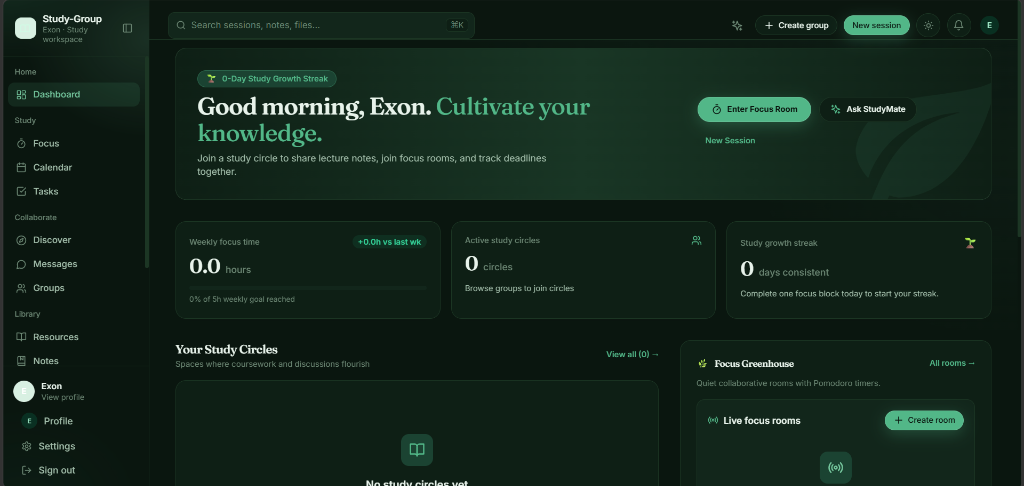
#> input picture promo_build/processed_screens/dashboard.png, 1024 x 486 px, found by its file name
$ python build_mockups.py
#> lines starting #> are read from the running program, lines starting #| are printed output that depends on the picture
import os
from PIL import Image, ImageDraw, ImageFilter, ImageFont

out_dir = 'promo_build/mockups'
os.makedirs(out_dir, exist_ok=True)

screens = {
    'dashboard': 'promo_build/processed_screens/dashboard.png',
    'focus': 'promo_build/processed_screens/focus.png',
    'calendar': 'promo_build/processed_screens/calendar.png',
    'tasks': 'promo_build/processed_screens/tasks.png',
    'analytics': 'promo_build/processed_screens/analytics.png'
}

def create_studio_display(img_path, width=1420):
#> called with width = 1380
    src = Image.open(img_path).convert('RGBA')
#> src is the input picture: PIL image 1024x486 RGBA; mean R, G, B, A 19.3, 38.1, 27.3, 255
    orig_w, orig_h = src.size
#> orig_w = 1024; orig_h = 486
    h = int(width * orig_h / orig_w)
#> h = 654
    screen_resized = src.resize((width, h), Image.Resampling.LANCZOS)

    top_bezel = 40
    bot_bezel = 14
    side_bezel = 14

    chassis_w = width + side_bezel * 2
    chassis_h = h + top_bezel + bot_bezel
#> chassis_h = 708

    # Base chassis
    chassis = Image.new('RGBA', (chassis_w, chassis_h), (0, 0, 0, 0))
#> chassis: PIL image 1408x708 RGBA; every value is 0
    draw = ImageDraw.Draw(chassis)

    # Outer frame
    draw.rounded_rectangle(
        [0, 0, chassis_w - 1, chassis_h - 1],
        radius=22,
        fill=(14, 23, 18, 255), # Deep dark forest obsidian
        outline=(34, 197, 94, 75), # Emerald rim light
        width=2
    )

    # Window controls (macOS traffic light dots)
    dot_y = top_bezel // 2
    draw.ellipse([24, dot_y - 6, 36, dot_y + 6], fill=(239, 68, 68, 210))
    draw.ellipse([44, dot_y - 6, 56, dot_y + 6], fill=(234, 179, 8, 210))
    draw.ellipse([64, dot_y - 6, 76, dot_y + 6], fill=(34, 197, 94, 210))

    # Title bar label
    try:
        font = ImageFont.truetype('segoeui.ttf', 14)
        draw.text((chassis_w // 2, dot_y), 'Study-Group — Workspace', font=font, fill=(160, 185, 170, 160), anchor='mm')
    except:
        pass

    # Paste screen inside
    # Round the screen corners slightly
    mask = Image.new('L', (width, h), 0)
#> mask: PIL image 1380x654 L; every value is 0
    mask_draw = ImageDraw.Draw(mask)
    mask_draw.rounded_rectangle([0, 0, width - 1, h - 1], radius=10, fill=255)

    chassis.paste(screen_resized, (side_bezel, top_bezel), mask)
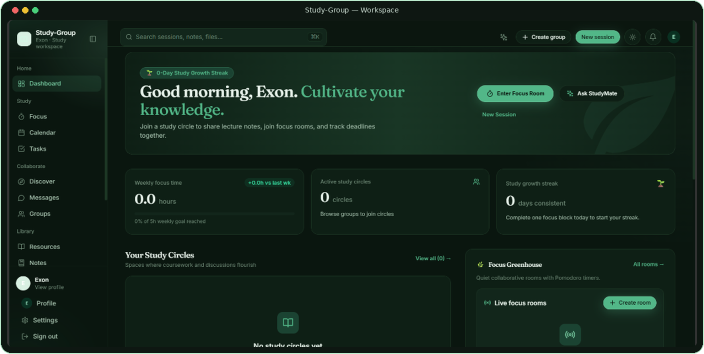
#> chassis: PIL image 1408x708 RGBA (shown at 1/2 size); mean R, G, B, A 19.1, 38.2, 27.1, 253.3; transparent parts drawn white

    # Create glowing drop shadow canvas
    pad_x, pad_y = 70, 80
    total_w = chassis_w + pad_x * 2
    total_h = chassis_h + pad_y * 2
#> total_h = 868

    shadow_layer = Image.new('RGBA', (total_w, total_h), (0, 0, 0, 0))
#> shadow_layer: PIL image 1548x868 RGBA; every value is 0
    s_draw = ImageDraw.Draw(shadow_layer)
    # Deep black shadow
    s_draw.rounded_rectangle(
        [pad_x, pad_y + 20, pad_x + chassis_w, pad_y + chassis_h + 20],
        radius=30,
        fill=(0, 0, 0, 160)
    )
    # Emerald ambient halo
    s_draw.rounded_rectangle(
        [pad_x - 10, pad_y, pad_x + chassis_w + 10, pad_y + chassis_h + 10],
        radius=35,
        fill=(21, 115, 67, 70)
    )
    shadow_blurred = shadow_layer.filter(ImageFilter.GaussianBlur(32))
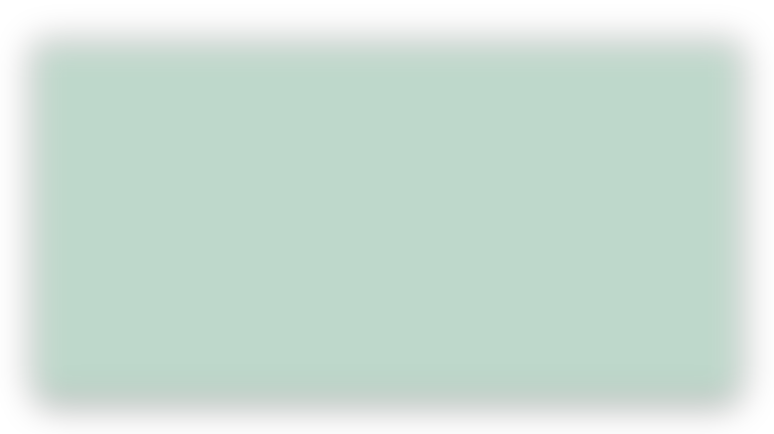
#> shadow_blurred: PIL image 1548x868 RGBA (shown at 1/2 size); mean R, G, B, A 16, 87.8, 51.2, 55.1; transparent parts drawn white

    # Composite chassis onto shadow
    shadow_blurred.paste(chassis, (pad_x, pad_y), chassis)
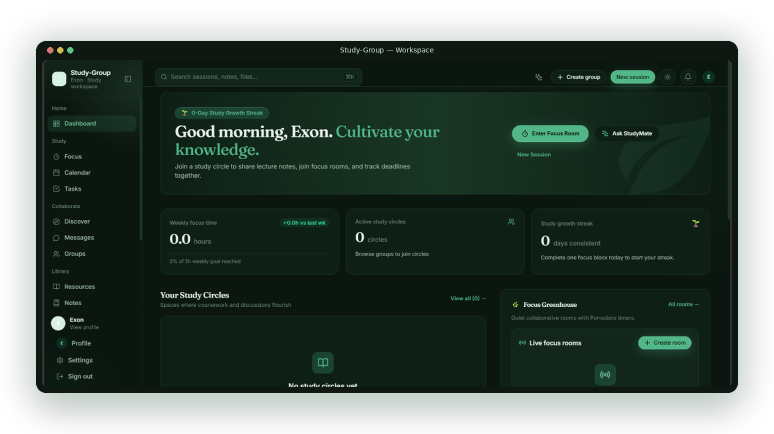
#> shadow_blurred: PIL image 1548x868 RGBA (shown at 1/2 size); mean R, G, B, A 15.1, 33.8, 23.4, 192.6; transparent parts drawn white
    return shadow_blurred

# Build mockups for each screen
for name, path in screens.items():
    res = create_studio_display(path, width=1380)
    out_path = os.path.join(out_dir, f'{name}_mockup.png')
    res.save(out_path)
    print(f'Saved {out_path}: {res.size}')
#| Saved promo_build/mockups/dashboard_mockup.png: (1548, 868)
#> pass 2 of the loop `for name, path in screens.items():`:
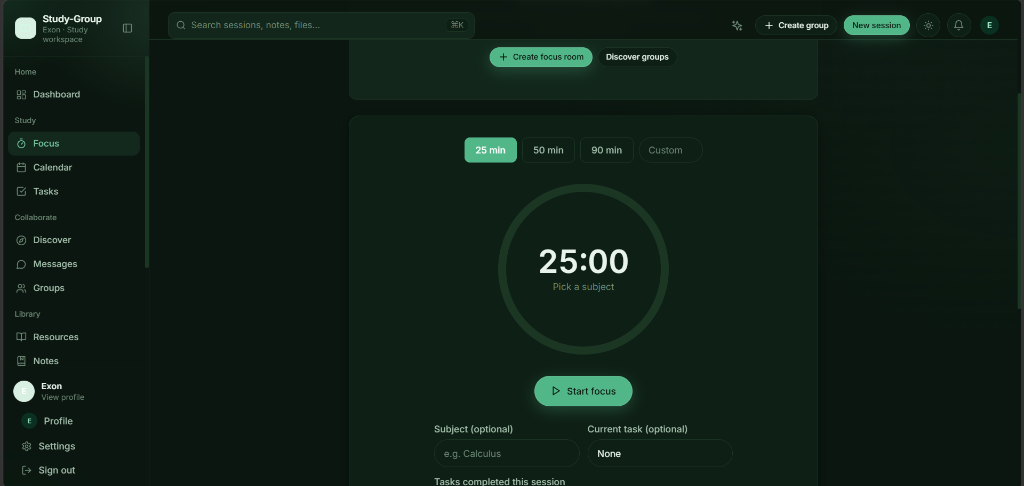
#> input picture promo_build/processed_screens/focus.png, 1024 x 486 px, found by its file name
#> in create_studio_display, src is the input picture: PIL image 1024x486 RGBA; mean R, G, B, A 15.9, 32, 22.7, 255
#> in create_studio_display (call 2), `chassis.paste(screen_resized, (side_bezel, top_bezel), mask)`:
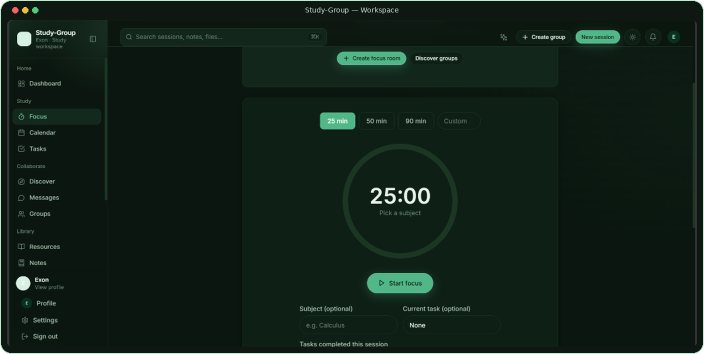
#> chassis: PIL image 1408x708 RGBA (shown at 1/2 size); mean R, G, B, A 16, 32.7, 23, 253.3; transparent parts drawn white
#> in create_studio_display (call 2), `shadow_blurred.paste(chassis, (pad_x, pad_y), chassis)`:
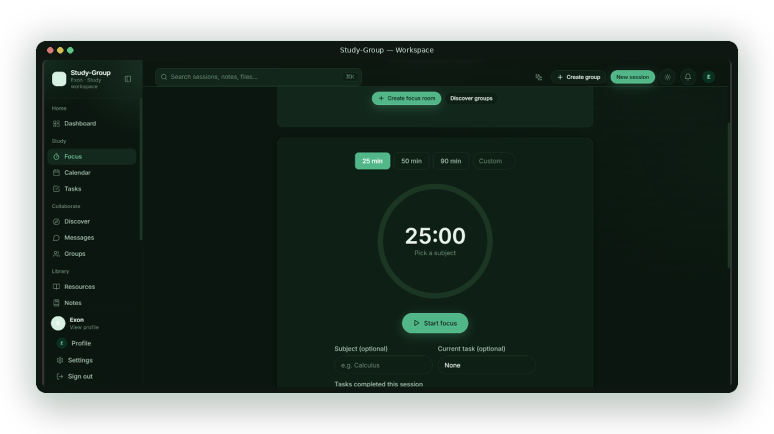
#> shadow_blurred: PIL image 1548x868 RGBA (shown at 1/2 size); mean R, G, B, A 12.8, 29.7, 20.3, 192.6; transparent parts drawn white
#| Saved promo_build/mockups/focus_mockup.png: (1548, 868)
#> pass 3 of the loop `for name, path in screens.items():`:
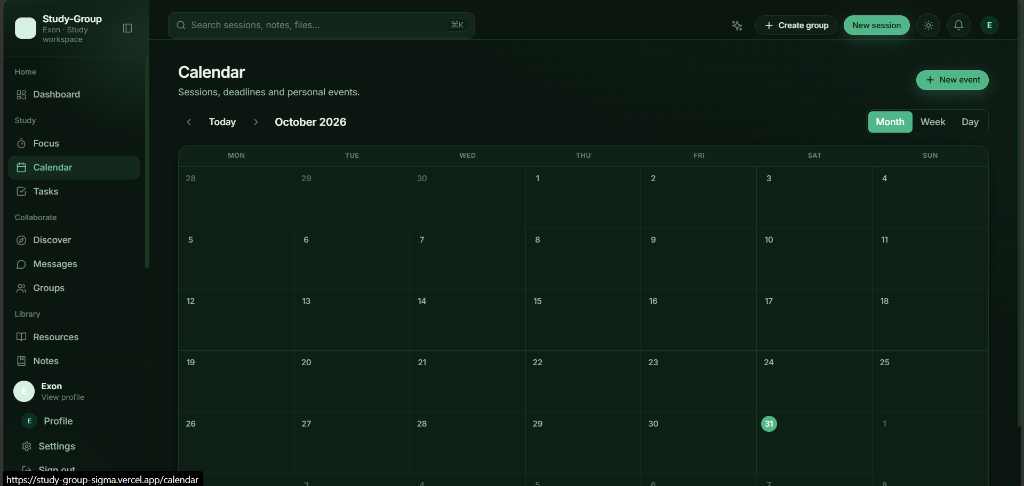
#> input picture promo_build/processed_screens/calendar.png, 1024 x 486 px, found by its file name
#> in create_studio_display, src is the input picture: PIL image 1024x486 RGBA; mean R, G, B, A 15.9, 32, 22.7, 255
#> in create_studio_display (call 3), `chassis.paste(screen_resized, (side_bezel, top_bezel), mask)`:
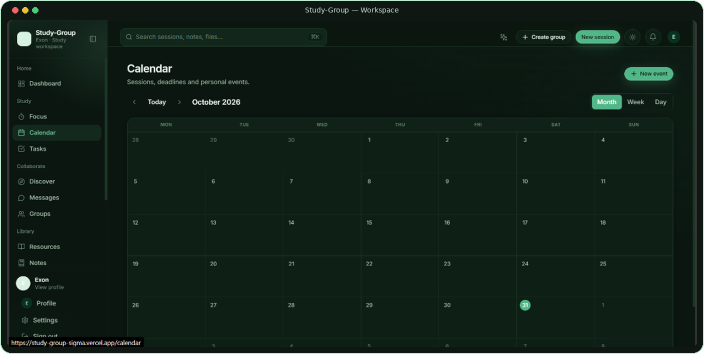
#> chassis: PIL image 1408x708 RGBA (shown at 1/2 size); mean R, G, B, A 16, 32.7, 23, 253.3; transparent parts drawn white
#> in create_studio_display (call 3), `shadow_blurred.paste(chassis, (pad_x, pad_y), chassis)`:
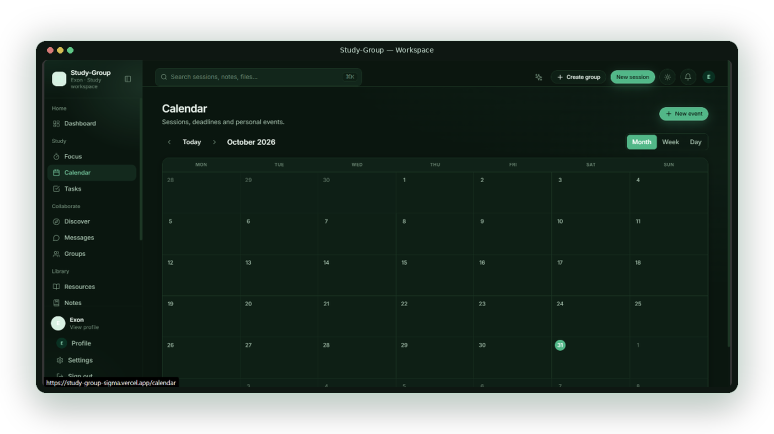
#> shadow_blurred: PIL image 1548x868 RGBA (shown at 1/2 size); mean R, G, B, A 12.8, 29.8, 20.3, 192.6; transparent parts drawn white
#| Saved promo_build/mockups/calendar_mockup.png: (1548, 868)
#> the loop made 5 passes; the first 3 are shown

# Also build StudyMate AI dedicated card mockup
def create_studymate_card():
    card_w, card_h = 1000, 600
#> card_w = 1000; card_h = 600
    card = Image.new('RGBA', (card_w, card_h), (0, 0, 0, 0))
#> card: PIL image 1000x600 RGBA; every value is 0
    draw = ImageDraw.Draw(card)

    # Outer container
    draw.rounded_rectangle([0, 0, card_w - 1, card_h - 1], radius=24, fill=(14, 26, 20, 250), outline=(34, 197, 94, 90), width=2)

    font_bold = ImageFont.truetype('segoeuib.ttf', 24)
    font_reg = ImageFont.truetype('segoeui.ttf', 18)
    font_code = ImageFont.truetype('consola.ttf', 16)

    # Top AI header
    draw.ellipse([36, 32, 72, 68], fill=(21, 115, 67, 255), outline=(52, 211, 153, 200), width=2)
    draw.text((54, 50), '✦', font=font_bold, fill=(255, 255, 255), anchor='mm')
    draw.text((88, 40), 'StudyMate AI · Intelligent Academic Tutor', font=font_bold, fill=(240, 255, 245))
    draw.text((88, 66), 'Grounded in course lecture notes & problem sets', font=font_reg, fill=(120, 160, 135))

    # User message bubble (right aligned)
    u_x, u_y, u_w, u_h = 240, 115, 720, 95
    draw.rounded_rectangle([u_x, u_y, u_x + u_w, u_y + u_h], radius=16, fill=(22, 45, 33, 240), outline=(34, 197, 94, 50), width=1)
    draw.text((u_x + 24, u_y + 20), 'Exon · Computer Science Circle', font=font_bold, fill=(52, 211, 153))
    draw.text((u_x + 24, u_y + 54), 'Can you explain Dijkstra\'s algorithm and its priority queue complexity?', font=font_reg, fill=(255, 255, 255))

    # AI response bubble
    ai_x, ai_y, ai_w, ai_h = 40, 235, 920, 320
    draw.rounded_rectangle([ai_x, ai_y, ai_x + ai_w, ai_y + ai_h], radius=18, fill=(17, 34, 25, 250), outline=(52, 211, 153, 100), width=1)

    draw.text((ai_x + 24, ai_y + 22), '🤖 StudyMate Assistant', font=font_bold, fill=(52, 211, 153))

    lines = [
        'Dijkstra\'s algorithm calculates the shortest path from a starting vertex to all other vertices in a weighted graph.',
        'Key properties from your class notes:',
        '• Greedy Strategy: Always extracts the vertex with minimum tentative distance from priority queue.',
        '• Time Complexity: O((V + E) log V) using a binary min-heap implementation.',
        '• Non-negative weights: Requires all edge weights w(u, v) >= 0 to guarantee optimality.'
    ]
    cur_y = ai_y + 60
    for l in lines:
        draw.text((ai_x + 24, cur_y), l, font=font_reg, fill=(220, 240, 230))
        cur_y += 34
#> after the loop, cur_y = 465

    # Interactive Quiz chip
    draw.rounded_rectangle([ai_x + 24, cur_y + 12, ai_x + 480, cur_y + 58], radius=23, fill=(21, 115, 67, 240), outline=(255, 255, 255, 120), width=1)
    draw.text((ai_x + 50, cur_y + 35), '▶  Generate 5-Question Practice Quiz on Graphs', font=font_bold, fill=(255, 255, 255), anchor='lm')

    # Shadow
    pad = 60
    sw, sh = card_w + pad * 2, card_h + pad * 2
#> sw = 1120; sh = 720
    shad = Image.new('RGBA', (sw, sh), (0, 0, 0, 0))
#> shad: PIL image 1120x720 RGBA; every value is 0
    sdraw = ImageDraw.Draw(shad)
    sdraw.rounded_rectangle([pad, pad + 15, pad + card_w, pad + card_h + 15], radius=30, fill=(0, 0, 0, 160))
    sdraw.rounded_rectangle([pad - 10, pad - 5, pad + card_w + 10, pad + card_h + 10], radius=35, fill=(21, 115, 67, 70))
    shad_blur = shad.filter(ImageFilter.GaussianBlur(28))
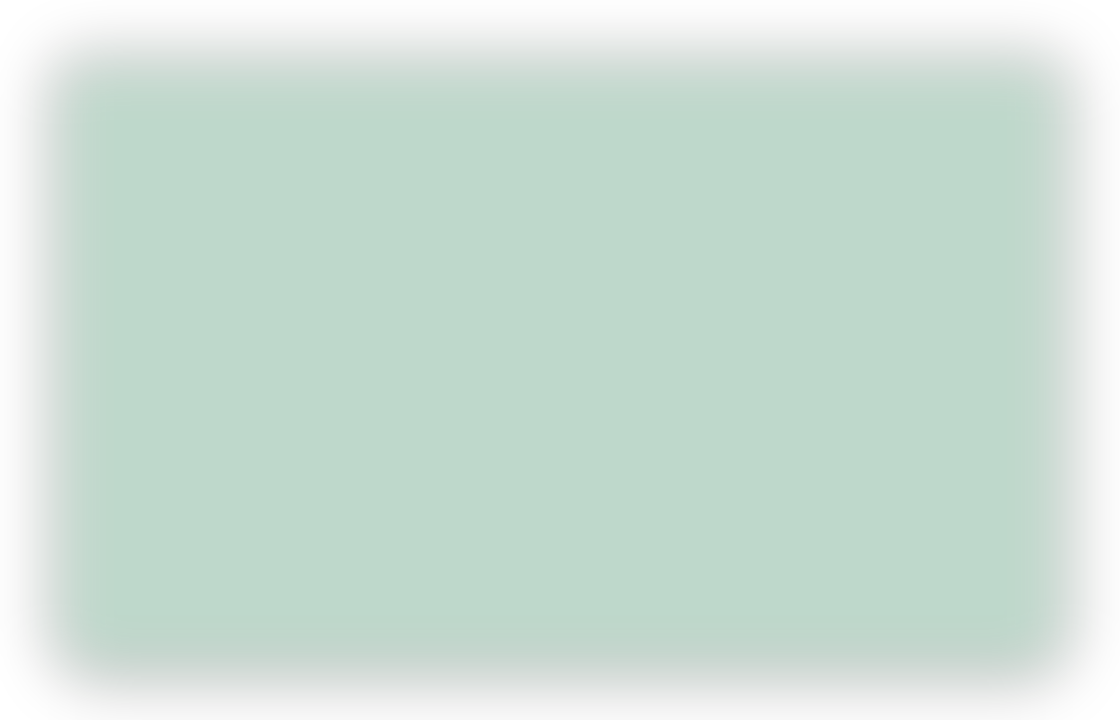
#> shad_blur: PIL image 1120x720 RGBA; mean R, G, B, A 16.3, 89.4, 52.1, 55.4; transparent parts drawn white
    shad_blur.paste(card, (pad, pad), card)
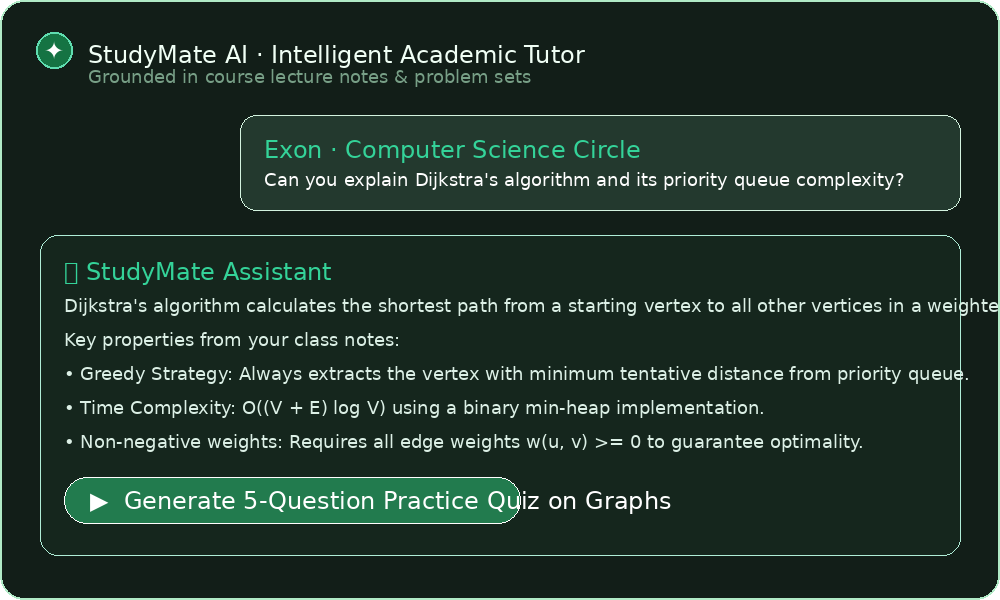
#> card: PIL image 1000x600 RGBA; mean R, G, B, A 25.5, 46.9, 35.8, 245.6; transparent parts drawn white
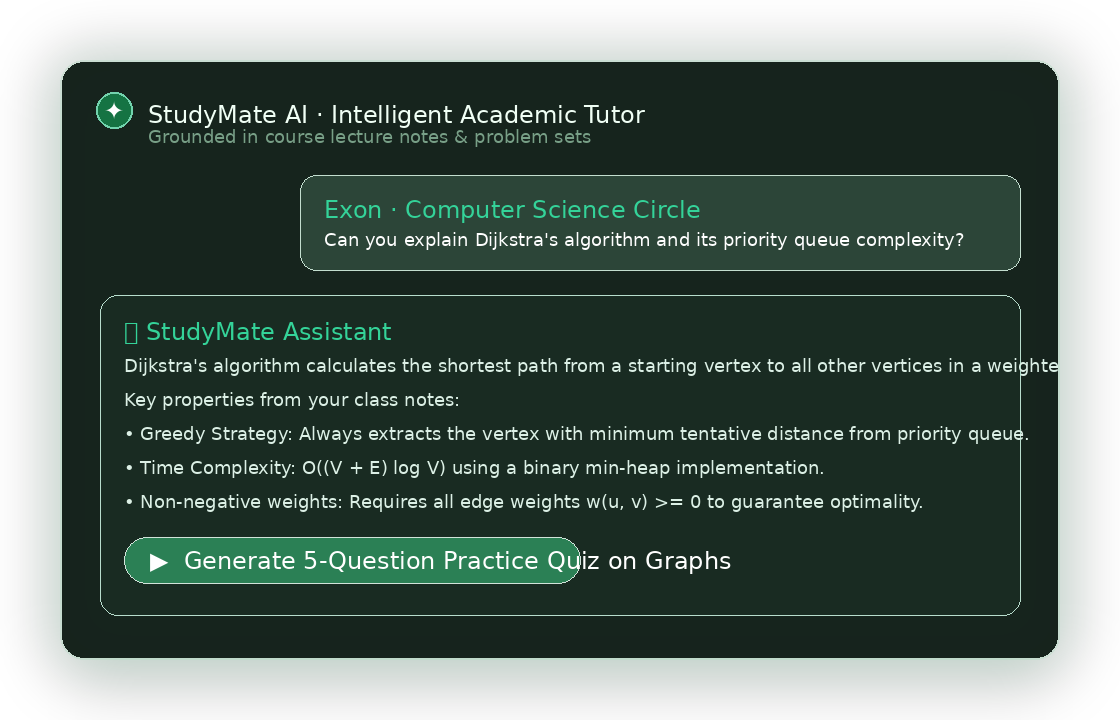
#> shad_blur: PIL image 1120x720 RGBA; mean R, G, B, A 20, 42.6, 31, 184.2; transparent parts drawn white

    out_path = os.path.join(out_dir, 'studymate_mockup.png')
    shad_blur.save(out_path)
    print(f'Saved {out_path}: {shad_blur.size}')
#| Saved promo_build/mockups/studymate_mockup.png: (1120, 720)

create_studymate_card()
print('All mockups generated successfully.')
